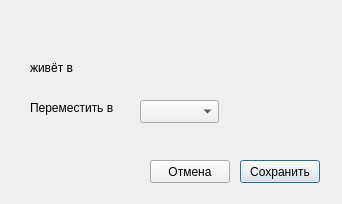
<?xml version="1.0" encoding="UTF-8"?>
<ui version="4.0">
 <class>relocationDialog</class>
 <widget class="QDialog" name="relocationDialog">
  <property name="geometry">
   <rect>
    <x>0</x>
    <y>0</y>
    <width>342</width>
    <height>204</height>
   </rect>
  </property>
  <property name="windowTitle">
   <string>Dialog</string>
  </property>
  <widget class="QLabel" name="label">
   <property name="geometry">
    <rect>
     <x>30</x>
     <y>60</y>
     <width>56</width>
     <height>15</height>
    </rect>
   </property>
   <property name="text">
    <string>живёт в </string>
   </property>
  </widget>
  <widget class="QLabel" name="curRoomLabel">
   <property name="geometry">
    <rect>
     <x>100</x>
     <y>60</y>
     <width>56</width>
     <height>15</height>
    </rect>
   </property>
   <property name="text">
    <string/>
   </property>
  </widget>
  <widget class="QLabel" name="toRoomL">
   <property name="geometry">
    <rect>
     <x>30</x>
     <y>100</y>
     <width>101</width>
     <height>16</height>
    </rect>
   </property>
   <property name="text">
    <string>Переместить в</string>
   </property>
  </widget>
  <widget class="QComboBox" name="roomNumBox">
   <property name="geometry">
    <rect>
     <x>140</x>
     <y>100</y>
     <width>79</width>
     <height>23</height>
    </rect>
   </property>
  </widget>
  <widget class="QLabel" name="habitantLabel">
   <property name="geometry">
    <rect>
     <x>10</x>
     <y>20</y>
     <width>321</width>
     <height>20</height>
    </rect>
   </property>
   <property name="text">
    <string/>
   </property>
  </widget>
  <widget class="QPushButton" name="saveButton">
   <property name="geometry">
    <rect>
     <x>240</x>
     <y>160</y>
     <width>80</width>
     <height>23</height>
    </rect>
   </property>
   <property name="text">
    <string>Сохранить</string>
   </property>
  </widget>
  <widget class="QPushButton" name="cancelButton">
   <property name="geometry">
    <rect>
     <x>150</x>
     <y>160</y>
     <width>80</width>
     <height>23</height>
    </rect>
   </property>
   <property name="text">
    <string>Отмена</string>
   </property>
  </widget>
 </widget>
 <resources/>
 <connections>
  <connection>
   <sender>saveButton</sender>
   <signal>clicked()</signal>
   <receiver>relocationDialog</receiver>
   <slot>accept()</slot>
   <hints>
    <hint type="sourcelabel">
     <x>279</x>
     <y>171</y>
    </hint>
    <hint type="destinationlabel">
     <x>170</x>
     <y>101</y>
    </hint>
   </hints>
  </connection>
  <connection>
   <sender>cancelButton</sender>
   <signal>clicked()</signal>
   <receiver>relocationDialog</receiver>
   <slot>reject()</slot>
   <hints>
    <hint type="sourcelabel">
     <x>189</x>
     <y>171</y>
    </hint>
    <hint type="destinationlabel">
     <x>170</x>
     <y>101</y>
    </hint>
   </hints>
  </connection>
 </connections>
</ui>
